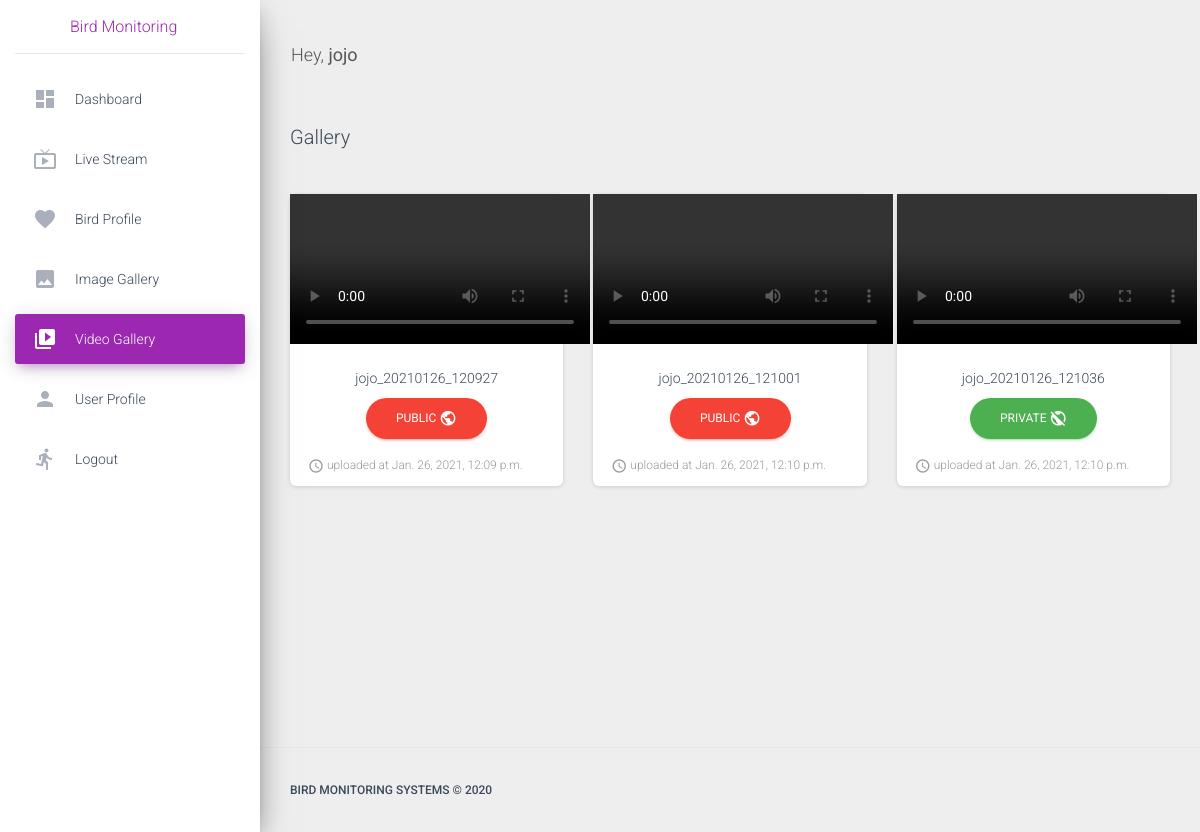
The app's page /make-video-public/6/ (signed in) with its own data.
### app/models.py (models this page shows, shortened)
class Videos(models.Model):
    title = models.CharField(max_length=50)
    video_file = models.FileField(upload_to='videos')
    user = models.ForeignKey(User, on_delete=models.CASCADE, default=1)
    uploaded_at = models.DateTimeField(auto_now_add=True)
    sharable = models.IntegerField(default=0)
    class Meta:
        db_table = 'Videos'

### app/views.py (the view)
# urls.py: path('make-video-public/<int:pk>/', views.make_video_public.as_view(), name='make-video-public'),
class make_video_public(LoginRequiredMixin, generic.DetailView):
    login_url = '/login/'
    template_name = 'video-list.html'
    model = Videos
    def get_context_data(self, **kwargs):
        video_data = []
        video = list(Videos.objects.filter(id=self.kwargs.get('pk')))
        for i in video:
            video_data.append(i.sharable)
        print(video_data[0])
        print(self.kwargs.get('pk'))
        if video_data[0] == 0:
            Videos.objects.filter(id=self.kwargs.get('pk')).update(sharable=1)
        elif video_data[0] == 1:
            Videos.objects.filter(id=self.kwargs.get('pk')).update(sharable=0)
        context = {'segment': 'videos', "video_list": Videos.objects.filter(user=self.request.user)}
        return context

### app/templates/video-list.html (shortened to what this page needs)
{% extends "base.html" %}
{% block content %}
    <div class="navbar-wrapper">
        <h3 class="navbar-brand">Gallery</h3>
    </div>
    <div class="row">
    {% if video_list %}
        {% for video in video_list %}
            <div class="col-md-4">
                <div class="card card-profile">
                    <div class="card-image">
                        <video controls>
                            <source src='{{ MEDIA_URL }}{{ video.video_file }}' type='video/mp4'>Your browser does not support the video tag.
                        </video>
                    </div>
                    <div class="card-body">
                        <p class="card-title">{{ video.title }}</p>
                        {% if video.sharable %}
                            <a href="{% url 'make-video-public' video.id %}" class="btn btn-raised btn-danger btn-round">public <i class="material-icons">public</i></a>
                        {% else %}
                            <a href="{% url 'make-video-public' video.id %}" class="btn btn-success btn-round">private <i class="material-icons">public_off</i></a>
                        {% endif %}
                    </div>
                    <div class="card-footer">
                    <div class="stats">
                        <i class="material-icons">access_time</i> uploaded at {{ video.uploaded_at }}
                    </div>
                </div>
                </div>
            </div>
        {% endfor %}
    {% else %}
        <div class="col-md-4">
            <br>
            <p>No videos available in Gallery</p>
        </div>
    {% endif %}
    </div>
{% endblock content %}

### app/templates/includes/navigation.html (shortened to what this page needs)
<nav class="navbar navbar-expand-lg navbar-transparent navbar-absolute fixed-top ">
    <div class="container-fluid">
        {% if user.is_authenticated %}
            <div class="navbar-wrapper">
                <h3 class="navbar-brand">Hey, <b>{{ request.user.username }}</b></h3>
            </div>
        {% else %}
            <div class="navbar-wrapper">
                <h3 class="navbar-brand"><b>Register</b> to continue</h3>
            </div>
        {% endif %}
    </div>
</nav>

### records on screen
Videos: title "jojo_20210126_120927", sharable "PUBLIC", uploaded_at "Jan. 26, 2021, 12:09 p.m."
Videos: title "jojo_20210126_121001", sharable "PUBLIC", uploaded_at "Jan. 26, 2021, 12:10 p.m."
Videos: title "jojo_20210126_121036", sharable "PRIVATE", uploaded_at "Jan. 26, 2021, 12:10 p.m."

### other values on screen
{{ request.user.username }} "jojo"
